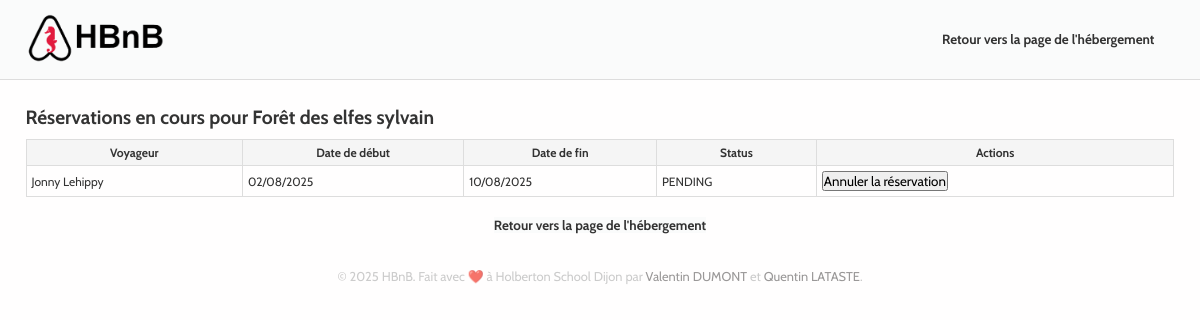
/place/45a747ff-b30b-43e7-ab9c-d742c8eeccd9/bookings, run on the app's committed database.
### app/models/place.py (models this page shows, shortened)
class Place(db.Model):
    __tablename__ = 'place'
    id = db.Column(db.String, primary_key=True)
    title = db.Column(db.String(50), nullable=False)
    description = db.Column(db.String(1000), nullable=False)
    price = db.Column(db.Float, nullable=False)
    latitude = db.Column(db.Float, nullable=False)
    longitude = db.Column(db.Float, nullable=False)
    owner_id = db.Column(db.String, db.ForeignKey('user.id'), nullable=False)
    rating = db.Column(db.Float, nullable=True)
    created_at = db.Column(
        db.DateTime(timezone=True), default=lambda: datetime.now(timezone.utc),
        nullable=False)
    updated_at = db.Column(
        db.DateTime(timezone=True), default=lambda: datetime.now(timezone.utc),
        onupdate=datetime.now(timezone.utc)
        )
    photos_url = db.Column(db.JSON, default=list)
    amenities = db.relationship('Amenity', secondary=place_amenities,
                                back_populates='places')
    reviews = db.relationship("Review", back_populates='place_rel',
                              cascade='all, delete-orphan')
    bookings = db.relationship(Booking, back_populates='place_rel',
                               cascade='all, delete-orphan',
                               foreign_keys=[Booking.place])
    owner = db.relationship('User', back_populates='places')
    city_name = db.Column(db.String(128))
    __table_args__ = (
        CheckConstraint('price >= 0', name='check_price_positive'),
        CheckConstraint('rating >= 0 AND rating <= 5', name='check_rating'),
        CheckConstraint('latitude >= -90 AND latitude <= 90',
                        name='check_latitude'),
        CheckConstraint('longitude >= -180 AND longitude <= 180',
                        name='check_longitude')
    )

### app/models/booking.py (models this page shows, shortened)
class Booking(db.Model):
    __tablename__ = 'bookings'
    id = db.Column(db.String, primary_key=True)
    status = db.Column(
        db.String(20),
        default=BookingStatus.PENDING.value,
        nullable=False
        )
    place = db.Column(db.String, db.ForeignKey('place.id'), nullable=False)
    user = db.Column(db.String, db.ForeignKey('user.id'), nullable=False)
    start_date = db.Column(db.DateTime, nullable=False)
    end_date = db.Column(db.DateTime, nullable=False)
    created_at = db.Column(
        db.DateTime(timezone=True), default=lambda: datetime.now(timezone.utc), nullable=False
        )
    updated_at = db.Column(
        db.DateTime(timezone=True), default=lambda: datetime.now(timezone.utc),
        onupdate=datetime.now(timezone.utc)
        )
    place_rel = db.relationship(
        "Place",
        back_populates='bookings',
        foreign_keys=[place]
        )
    user_rel = db.relationship("User", back_populates='bookings')
    reviews = db.relationship('Review', back_populates='booking_rel')
    __table_args__ = (
        db.CheckConstraint(
            "status IN ('DONE', 'PENDING', 'CANCELLED')",
            name="check_booking_status"
        ),
    )

### app/models/user.py (models this page shows, shortened)
class User(db.Model):
    __tablename__ = 'user'
    id = db.Column(db.String, primary_key=True)
    first_name = db.Column(db.String(50), nullable=False)
    last_name = db.Column(db.String(50), nullable=False)
    email = db.Column(db.String(120), unique=True, nullable=False)
    hashed_password = db.Column(db.String(255), nullable=False)
    is_active = db.Column(db.Boolean, default=True)  # Allows disabling user
    is_admin = db.Column(db.Boolean, default=False)
    created_at = db.Column(
        db.DateTime(timezone=True), default=lambda: datetime.now(timezone.utc), nullable=False
        )
    updated_at = db.Column(
        db.DateTime(timezone=True), default=lambda: datetime.now(timezone.utc),
        onupdate=datetime.now(timezone.utc)
        )
    photo_url = db.Column(db.String(2048), nullable=True)
    places = db.relationship(Place, back_populates='owner',
                             cascade='all, delete-orphan')
    reviews = db.relationship(Review, back_populates='user',
                              cascade='all, delete-orphan')
    bookings = db.relationship(Booking, back_populates='user_rel',
                               cascade='all, delete-orphan')

### app/web/html_routes.py (the view)
@bp_web.route('/place/<place_id>/bookings')
def place_bookings(place_id):
    try:
        UUID(place_id)
    except ValueError:
        abort(400, description="Invalid UUID")
    try:
        verify_jwt_in_request()
        user_id = get_jwt_identity()
    except:
        user_id = None
    place = facade.get_place(place_id)
    if not place:
        abort(404, description="Place not found")
    current_user = None
    if user_id:
        current_user = facade.get_user(user_id)
    return render_template("place-all-bookings.html",
                           place=place,
                           bookings=place.bookings,
                           current_user=current_user)

### app/persistence/repository.py (called while the page is built)
    def get(self, obj_id):
        return self.model.query.get(str(obj_id))

### app/services/facade.py (called while the page is built)
    def get_place(self, place_id):
        return self.place_repo.get(place_id)

### templates/place-all-bookings.html (shortened to what this page needs)
<!DOCTYPE html>
<html lang="fr">
<head>
    <link rel="stylesheet" href="{{ url_for('static', filename='css/style.css') }}">
</head>
<body>
    <header class="header">
        <div class="header-logo">
            <a href="{{ url_for('web.index') }}">
                <img src = "{{ url_for('static', filename='images/logo.png') }}" alt="HBnB logo">
            </a>
        </div>
        <nav id="user-nav">
                <button class="back-btn" onclick="history.back()">Retour vers la page de l'hébergement</button>
        </nav>
    </header>
    <main>
        <div id="all-bookings-list">
            <h2>Réservations en cours pour {{ place.title }}</h2>
            {% set pending_bookings = bookings | selectattr("status", "equalto", "PENDING") | list %}
            {% if pending_bookings %}
                <table>
                <thead>
                    <tr>
                        <th>Voyageur</th>
                        <th>Date de début</th>
                        <th>Date de fin</th>
                        <th>Status</th>
                        <th>Actions</th>
                    </tr>
                </thead>
                <tbody>
                {% for booking in pending_bookings %}
                    <tr>
                    <td>{{ booking.user_rel.first_name }} {{ booking.user_rel.last_name }}</td>
                    <td>{{ booking.start_date.strftime("%d/%m/%Y") }}</td>
                    <td>{{ booking.end_date.strftime("%d/%m/%Y") }}</td>
                    <td>{{ booking.status }}</td>
                    <td>
                        <button class="cancel-booking-btn" data-id="{{ booking.id }}">Annuler la réservation</button>
                    </td>
                    </tr>
                {% endfor %}
            </tbody>
            </table>
            {% else %}
                <p>Vous n'avez pas encore de réservation pour cet hébergement.</p>
            {% endif %}
        </div>
        <div class="end-page-back">
        <button class="back-btn" onclick="history.back()">Retour vers la page de l'hébergement</button>
        </div>
    </main>
</body>
<footer>
    <div class="footer-content">
        <p>
            &copy; 2025 HBnB. Fait avec ❤️ à Holberton School Dijon par
            <a href="https://github.com/Proser-V">Valentin DUMONT</a> et <a href="https://github.com/loufi84">Quentin LATASTE</a>.
        </p>
    </div>
</footer>
</html>

### static/css/style.css (style rules this page uses)
* { box-sizing: border-box; margin: 0; padding: 0; font-family: "Cabin"; }
html { scroll-behavior: smooth; font-size: 80%; font-family: "Cabin" !important; }
:root { --color-primary: #fffefe; --color-header: #fafbfb; --text-color: #333; --light-text-color: #b9b9b9bc; --card-border-color : #ddd; --star-color: #b72121; --shadow-color: rgba(0,0,0,0.1); --overlay-color: rgba(0, 0, 0, 0.8); }
.header { display: flex; justify-content: space-between; background-color: var(--color-header); color: var(--text-color); align-items: center; padding: 1rem 2rem; border-bottom: 1px solid var(--card-border-color); z-index: 1000; width: 100%; box-sizing: border-box; margin: 0; }
.header-logo img { height: 50px; }
#user-nav { display: flex; align-items: center; gap: 10px; font-family: Arial, sans-serif; padding: 10px 20px; background-color: var(--color-header); }
.back-btn { text-decoration: none; font-weight: bold; color: var(--text-color); border: none; background-color: var(--color-header); cursor: pointer; }
.end-page-back { display: flex; justify-content: center; margin-top: 20px; }
body { background-color: var(--color-primary); color: var(--text-color); }
main { padding: 2rem; }
#all-bookings-list table { margin-top: 10px; width: 100%; border-collapse: collapse; text-align: left; font-size: 12px; color: var(--text-color); }
#all-bookings-list th, #all-bookings-list td { border: 1px solid var(--card-border-color); padding: 5px; }
#all-bookings-list th { text-align: center; }
#all-bookings-list thead { background-color: #f5f5f5; }
.footer-content { color: var(--light-text-color); text-align: center; padding: 10px; user-select: none; }
.footer-content a { text-decoration: inherit; color: #9a9898; }

### data on the page
Place: title "Forêt des elfes sylvain"
Booking: user_rel.first_name "Jonny", user_rel.last_name "Lehippy", start_date "02/08/2025", end_date "10/08/2025", status "PENDING"
